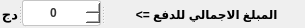
            <widget class="QSplitter" name="splitter_3">
             <property name="layoutDirection">
              <enum>Qt::LeftToRight</enum>
             </property>
             <property name="orientation">
              <enum>Qt::Horizontal</enum>
             </property>
             <widget class="QSplitter" name="splitter_4">
              <property name="layoutDirection">
               <enum>Qt::LeftToRight</enum>
              </property>
              <property name="orientation">
               <enum>Qt::Horizontal</enum>
              </property>
              <widget class="QLabel" name="label_10">
               <property name="font">
                <font>
                 <pointsize>10</pointsize>
                 <weight>75</weight>
                 <bold>true</bold>
                </font>
               </property>
               <property name="layoutDirection">
                <enum>Qt::LeftToRight</enum>
               </property>
               <property name="text">
                <string>دج</string>
               </property>
              </widget>
              <widget class="QSpinBox" name="SB_price">
               <property name="font">
                <font>
                 <pointsize>9</pointsize>
                 <weight>75</weight>
                 <bold>true</bold>
                </font>
               </property>
               <property name="layoutDirection">
                <enum>Qt::LeftToRight</enum>
               </property>
               <property name="styleSheet">
                <string notr="true">QSpinBox
{
 margin-bottom: 2px;   
    padding: 7px 8px;
        padding-top: 4px;
        padding-bottom: 4px;
    outline: medium none;
        outline-width: medium;
        outline-style: none;
        outline-color: -moz-use-text-color;
    color: #333;
    background-color: #FFF;
    background-repeat: no-repeat;
    background-position: right center;
    border: 1px solid #c5c5c5;
        border-top-width: 1px;
        border-bottom-width: 1px;
        border-top-style: solid;
        border-bottom-style: solid;
        border-top-color: #c5c5c5;
        border-bottom-color: #c5c5c5;      
    border-radius: 3px;
        border-top-left-radius: 3px;
        border-top-right-radius: 3px;
        border-bottom-right-radius: 3px;
        border-bottom-left-radius: 3px;
    vertical-align: middle;
}
QSpinBox:hover
{
	 border: 1px solid #00bbff;
	 border-top-color: #00bbff;
        border-bottom-color: #00bbff;  

}</string>
               </property>
               <property name="alignment">
                <set>Qt::AlignCenter</set>
               </property>
               <property name="maximum">
                <number>100000</number>
               </property>
              </widget>
             </widget>
             <widget class="QLabel" name="LB_price">
              <property name="minimumSize">
               <size>
                <width>200</width>
                <height>0</height>
               </size>
              </property>
              <property name="maximumSize">
               <size>
                <width>200</width>
                <height>16777215</height>
               </size>
              </property>
              <property name="font">
               <font>
                <pointsize>9</pointsize>
                <weight>75</weight>
                <bold>true</bold>
               </font>
              </property>
              <property name="layoutDirection">
               <enum>Qt::LeftToRight</enum>
              </property>
              <property name="text">
               <string>المبلغ الاجمالي للدفع =&gt; </string>
              </property>
              <property name="alignment">
               <set>Qt::AlignCenter</set>
              </property>
             </widget>
            </widget>
